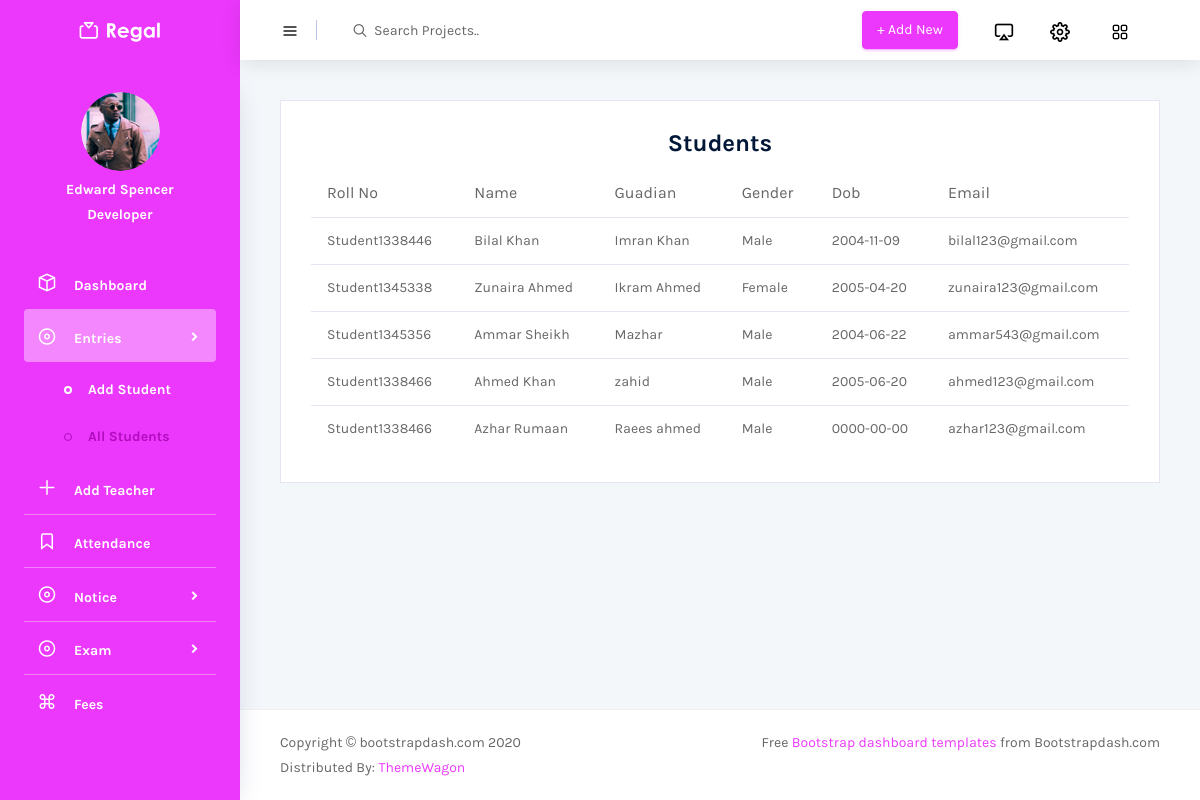
Before: /menuPages/students.php with the older database file.
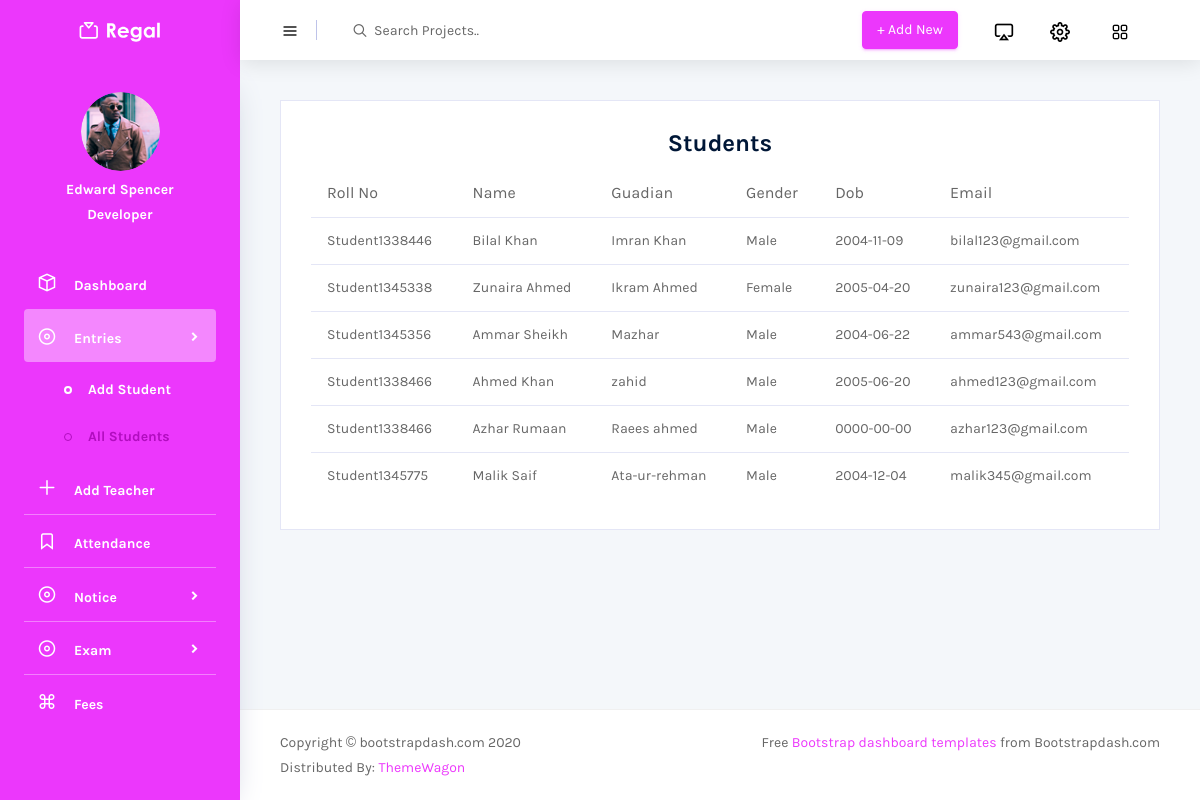
After: the same page with the newer database file.
### tables this page shows
CREATE TABLE `student` (
  `sid` int(11) NOT NULL,
  `fname` varchar(40) NOT NULL,
  `lname` varchar(40) NOT NULL,
  `dob` date NOT NULL,
  `address` varchar(100) NOT NULL,
  `pid` int(11) NOT NULL,
  `sgender` varchar(10) NOT NULL,
  `cid` int(11) NOT NULL,
  `semail` varchar(50) NOT NULL,
  `subid` int(11) NOT NULL,
  `rollno` varchar(20) NOT NULL
);

CREATE TABLE `parent` (
  `pid` int(11) NOT NULL,
  `name` varchar(50) NOT NULL,
  `phone` varchar(11) NOT NULL,
  `job` varchar(50) NOT NULL,
  `nic` varchar(13) NOT NULL,
  `email` varchar(40) NOT NULL
);

### menuPages/students.php (the view, shortened to what the changed rows need)
<?php
include "../component/connect.php";
?>
<!DOCTYPE html>
<html lang="en">
<head>
  <link rel="stylesheet" href="../vendors/mdi/css/materialdesignicons.min.css">
  <link rel="stylesheet" href="../vendors/feather/feather.css">
  <link rel="stylesheet" href="../vendors/base/vendor.bundle.base.css">
  <link rel="stylesheet" href="../vendors/flag-icon-css/css/flag-icon.min.css"/>
  <link rel="stylesheet" href="../vendors/font-awesome/css/font-awesome.min.css">
  <link rel="stylesheet" href="../vendors/jquery-bar-rating/fontawesome-stars-o.css">
  <link rel="stylesheet" href="../vendors/jquery-bar-rating/fontawesome-stars.css">
  <link rel="stylesheet" href="../css/style.css">
</head>
<body>
  <div class="container-scroller">
    <div class="container-fluid page-body-wrapper">
      <div class="main-panel">
        <div class="content-wrapper">
          <div class="row">
            <div class="col-lg-12 grid-margin stretch-card">
              <div class="card">
                <div class="card-body">
                  <div class="table-responsive">
                    <table class="table table-hover">
                      <thead>
                        <tr>
                          <th>Roll No</th>
                          <th>Name</th>
                          <th>Guadian</th>
                          <th>Gender</th>
                          <th>Dob</th>
                          <th>Email</th>
                        </tr>
                      </thead>
                      <tbody>
                        <?php
                        $sql = "SELECT * FROM student AS s INNER JOIN parent AS p ON s.pid = p.pid";
                        $res =  mysqli_query($conn , $sql);
                        while($row = mysqli_fetch_assoc($res)){
                           echo "<tr>
                                 <td>$row[rollno]</td>
                                 <td>$row[fname] "."$row[lname]</td>
                                 <td>$row[name]</td>
                                 <td>$row[sgender]</td>
                                 <td>$row[dob]</td>
                                 <td>$row[semail]</td>
                                </tr>";
                        }
                        ?>
                      </tbody>
                    </table>
                  </div>
                </div>
              </div>
            </div>
          </div>
        </div>
      </div>
    </div>
  </div>
</body>
</html>

Changed rows visible on the page:
added student: rollno "Student1345775", fname "Malik", lname "Saif", pid.name "Ata-ur-rehman", sgender "Male", dob "2004-12-04", semail "malik345@gmail.com"
